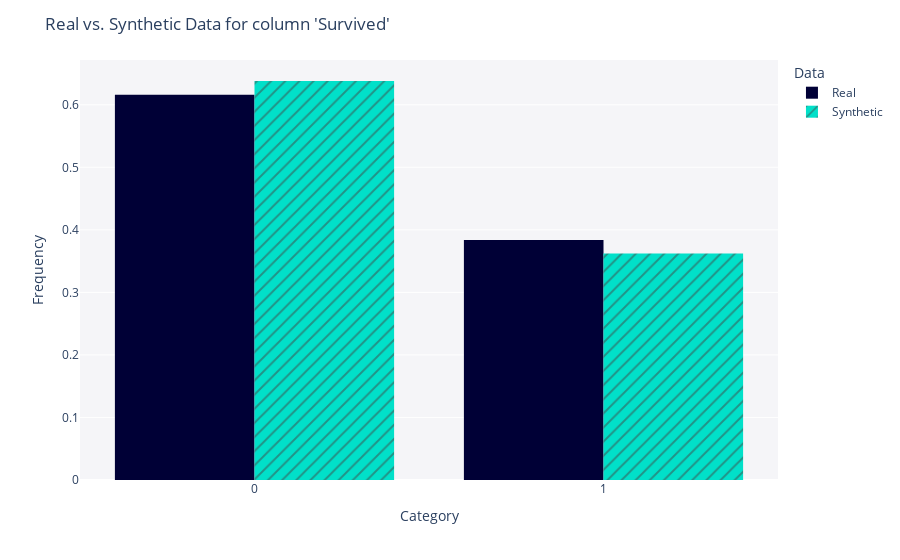
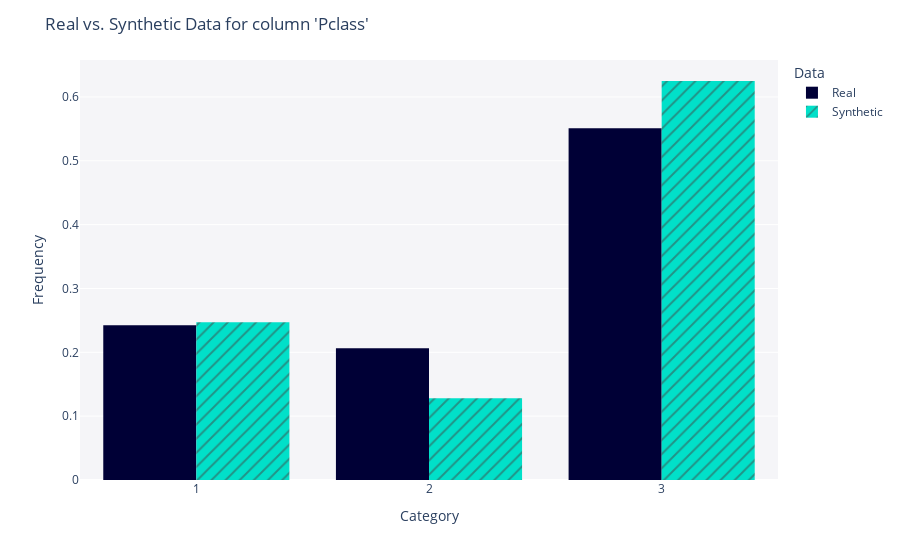
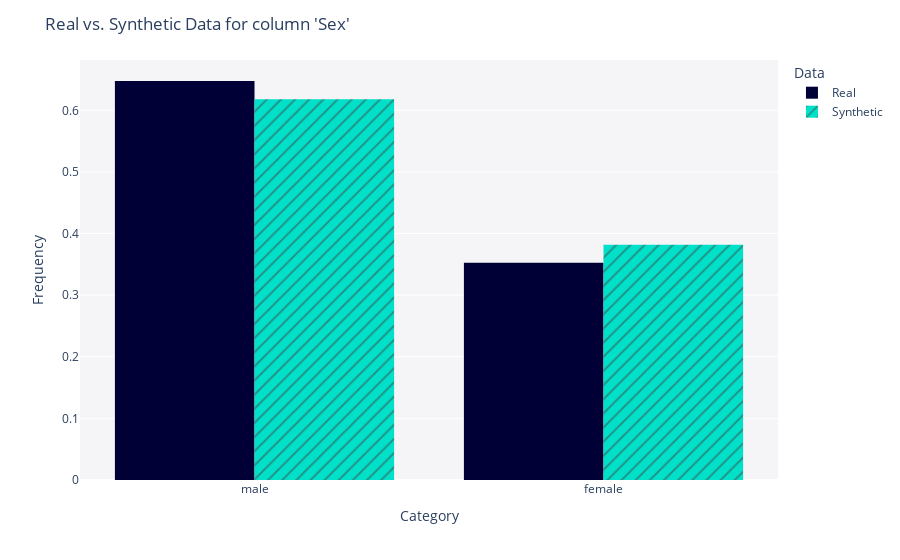
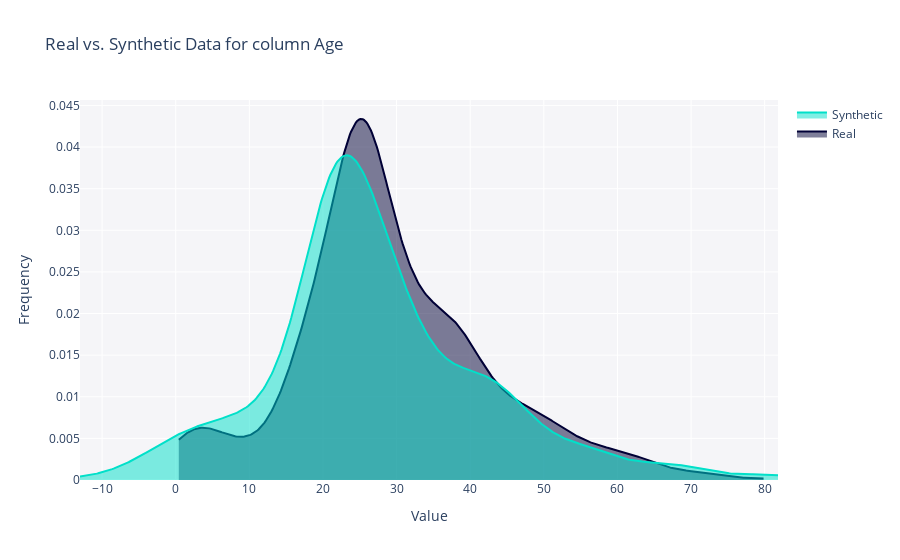

Source (notebook cell) for these figures, in order:
### Code cell
from sdmetrics.reports import utils
for column_name in used_columns:
    fig = utils.get_column_plot(
        real_data,
        synthetic_data,
        column_name,
        metadata
    )
    fig.show()

### Figure 1 — Plotly figure (JSON) as saved in the notebook; plotly's stock layout.template omitted (floating-point values rounded to 4 significant figures; data arrays with more than 128 entries replaced by an {"elided": "..."} marker saying what was removed)
{"data": [{"alignmentgroup": "True", "bingroup": "x", "histnorm": "probability density", "hovertemplate": "<b>Real</b><br>Frequency: %{y}<extra></extra>", "legendgroup": "Real", "marker": {"color": "#000036", "pattern": {"shape": ""}}, "name": "Real", "offsetgroup": "Real", "orientation": "v", "showlegend": true, "x": {"elided": "891 int values"}, "xaxis": "x", "yaxis": "y", "type": "histogram"}, {"alignmentgroup": "True", "bingroup": "x", "histnorm": "probability density", "hovertemplate": "<b>Synthetic</b><br>Frequency: %{y}<extra></extra>", "legendgroup": "Synthetic", "marker": {"color": "#01E0C9", "pattern": {"shape": "/"}}, "name": "Synthetic", "offsetgroup": "Synthetic", "orientation": "v", "showlegend": true, "x": {"elided": "1000 int values"}, "xaxis": "x", "yaxis": "y", "type": "histogram"}], "layout": {"xaxis": {"anchor": "y", "domain": [0.0, 1.0], "title": {"text": "Category"}}, "yaxis": {"anchor": "x", "domain": [0.0, 1.0], "title": {"text": "Frequency"}}, "legend": {"title": {"text": "Data"}, "tracegroupgap": 0}, "margin": {"t": 60}, "barmode": "group", "title": {"text": "Real vs. Synthetic Data for column 'Survived'"}, "plot_bgcolor": "#F5F5F8"}}

### Figure 2 — Plotly figure (JSON) as saved in the notebook; plotly's stock layout.template omitted (floating-point values rounded to 4 significant figures; data arrays with more than 128 entries replaced by an {"elided": "..."} marker saying what was removed)
{"data": [{"alignmentgroup": "True", "bingroup": "x", "histnorm": "probability density", "hovertemplate": "<b>Real</b><br>Frequency: %{y}<extra></extra>", "legendgroup": "Real", "marker": {"color": "#000036", "pattern": {"shape": ""}}, "name": "Real", "offsetgroup": "Real", "orientation": "v", "showlegend": true, "x": {"elided": "891 int values"}, "xaxis": "x", "yaxis": "y", "type": "histogram"}, {"alignmentgroup": "True", "bingroup": "x", "histnorm": "probability density", "hovertemplate": "<b>Synthetic</b><br>Frequency: %{y}<extra></extra>", "legendgroup": "Synthetic", "marker": {"color": "#01E0C9", "pattern": {"shape": "/"}}, "name": "Synthetic", "offsetgroup": "Synthetic", "orientation": "v", "showlegend": true, "x": {"elided": "1000 int values"}, "xaxis": "x", "yaxis": "y", "type": "histogram"}], "layout": {"xaxis": {"anchor": "y", "domain": [0.0, 1.0], "title": {"text": "Category"}}, "yaxis": {"anchor": "x", "domain": [0.0, 1.0], "title": {"text": "Frequency"}}, "legend": {"title": {"text": "Data"}, "tracegroupgap": 0}, "margin": {"t": 60}, "barmode": "group", "title": {"text": "Real vs. Synthetic Data for column 'Pclass'"}, "plot_bgcolor": "#F5F5F8"}}

### Figure 3 — Plotly figure (JSON) as saved in the notebook; plotly's stock layout.template omitted (floating-point values rounded to 4 significant figures; data arrays with more than 128 entries replaced by an {"elided": "..."} marker saying what was removed)
{"data": [{"alignmentgroup": "True", "bingroup": "x", "histnorm": "probability density", "hovertemplate": "<b>Real</b><br>Frequency: %{y}<extra></extra>", "legendgroup": "Real", "marker": {"color": "#000036", "pattern": {"shape": ""}}, "name": "Real", "offsetgroup": "Real", "orientation": "v", "showlegend": true, "x": {"elided": "891 str values"}, "xaxis": "x", "yaxis": "y", "type": "histogram"}, {"alignmentgroup": "True", "bingroup": "x", "histnorm": "probability density", "hovertemplate": "<b>Synthetic</b><br>Frequency: %{y}<extra></extra>", "legendgroup": "Synthetic", "marker": {"color": "#01E0C9", "pattern": {"shape": "/"}}, "name": "Synthetic", "offsetgroup": "Synthetic", "orientation": "v", "showlegend": true, "x": {"elided": "1000 str values"}, "xaxis": "x", "yaxis": "y", "type": "histogram"}], "layout": {"xaxis": {"anchor": "y", "domain": [0.0, 1.0], "title": {"text": "Category"}}, "yaxis": {"anchor": "x", "domain": [0.0, 1.0], "title": {"text": "Frequency"}}, "legend": {"title": {"text": "Data"}, "tracegroupgap": 0}, "margin": {"t": 60}, "barmode": "group", "title": {"text": "Real vs. Synthetic Data for column 'Sex'"}, "plot_bgcolor": "#F5F5F8"}}

### Figure 4 — Plotly figure (JSON) as saved in the notebook; plotly's stock layout.template omitted (floating-point values rounded to 4 significant figures; data arrays with more than 128 entries replaced by an {"elided": "..."} marker saying what was removed)
{"data": [{"legendgroup": "Real", "marker": {"color": "#000036"}, "mode": "lines", "name": "Real", "showlegend": true, "x": {"elided": "500 float values"}, "xaxis": "x", "y": {"elided": "500 float values"}, "yaxis": "y", "type": "scatter", "fill": "tozeroy", "hovertemplate": "<b>Real</b><br>Value: %{x}<br>Frequency: %{y}<extra></extra>"}, {"legendgroup": "Synthetic", "marker": {"color": "#01E0C9"}, "mode": "lines", "name": "Synthetic", "showlegend": true, "x": {"elided": "500 float values"}, "xaxis": "x", "y": {"elided": "500 float values"}, "yaxis": "y", "type": "scatter", "fill": "tozeroy", "hovertemplate": "<b>Synthetic</b><br>Value: %{x}<br>Frequency: %{y}<extra></extra>"}], "layout": {"barmode": "overlay", "hovermode": "closest", "legend": {"traceorder": "reversed"}, "xaxis": {"anchor": "y2", "domain": [0.0, 1.0], "zeroline": false, "title": {"text": "Value"}}, "yaxis": {"anchor": "free", "domain": [0.0, 1], "position": 0.0, "title": {"text": "Frequency"}}, "title": {"text": "Real vs. Synthetic Data for column Age"}, "plot_bgcolor": "#F5F5F8"}}
